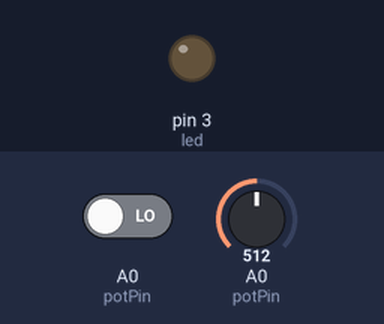
Bench run of a sketch on a simulated Arduino Uno, built with avr-gcc and run on an emulated ATmega328P. On the bench: output pins drawn as LEDs (lit = HIGH). The inputs (shaded band) are chosen by the test bench; at power-on: A0 (potPin) LOW, A0 (potPin) = 512. What the sketch prints to the serial monitor is not drawn.

Above: at 1.2 s.
1.3 s: A0 (potPin) driven HIGH
At 2.2 s:
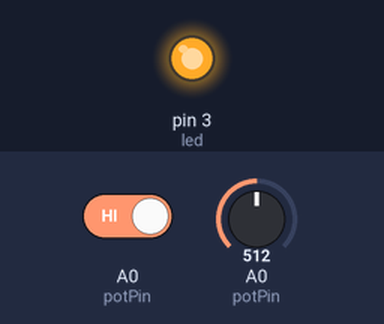
2.9 s: A0 (potPin) driven LOW
At 3.8 s:
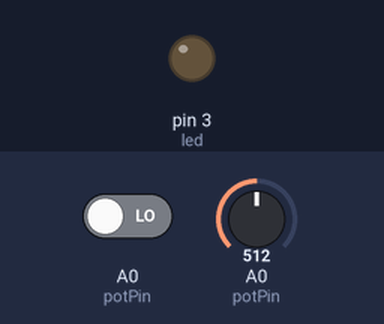
Timing chart, 0 to 5.9 s (numbered marks = the images above; inputs shaded):
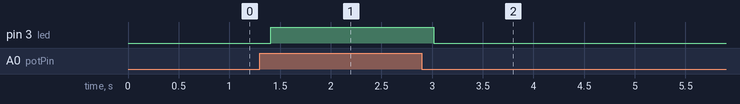

The sketch:

_0.Lectura_Digital_Pot.ino
```cpp
int potPin = A0;
float valPot = 0;
int digPot = 0;

int led=3;

int tiempo=100;


void setup(){
  Serial.begin(9600);
  pinMode(led,OUTPUT);

}

void loop(){
  valPot = analogRead(potPin);
  digPot= digitalRead(potPin);
  Serial.print("Pot: ");Serial.println(valPot);
  delay(tiempo);

  if (digPot == 1)
  {
    digitalWrite(led, HIGH);

  }

  if (digPot == 0)
  {
    digitalWrite(led, LOW);
  }

}
```

Measured:
- after the input at 1.3 s, pin 3 (led): LOW → HIGH after 0.11 s
- after the input at 2.9 s, pin 3 (led): HIGH → LOW after 0.12 s
